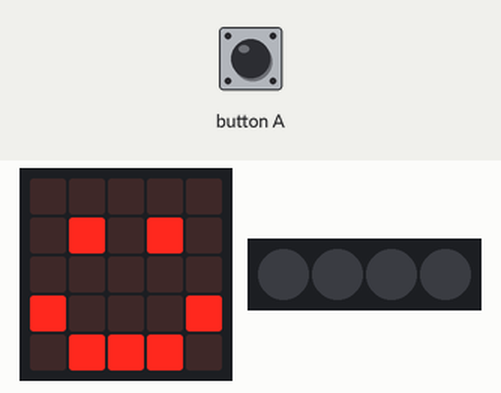
A program run on a simulated BBC micro:bit (MakeCode). Parts: the board's 5×5 LED display, 4 RGB LEDs in strip order, left to right. The test bench sets the inputs (shaded band). Dim RGB values are drawn brighter than linear.

Above: at 2.4 s.
2.5 s: button A pressed for 0.15 s
At 3.1 s:
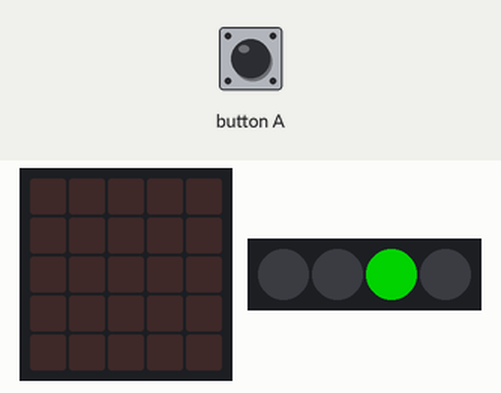
At 5.9 s:
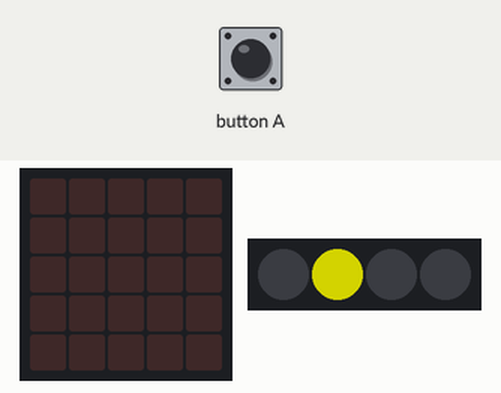
Timing chart, 0 to 8.2 s (numbered marks = the images above; inputs shaded):
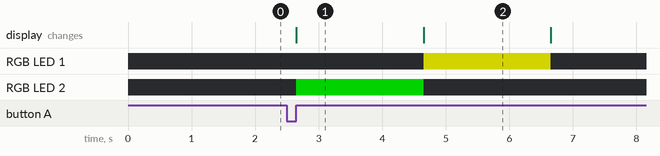

Measured:
- after the input at 2.5 s, RGB LED 1: off → RGB(127, 127, 0) after 2.2 s, → off 2.0 s later; RGB LED 2: off → RGB(0, 127, 0) after 0.15 s, → off 2.0 s later; the display: changes after 0.15 s (image 1)
- what the display in image 1 shows lasts 2.0 s, from 2.7 s to 4.7 s

The program:

main.ts
```typescript
// (licence header left out)
// variables
let neopixelStrip: neopixel.Strip = null

// setup
basic.clearScreen()
basic.showIcon(IconNames.Happy)

// neopixel cleanup
neopixelStrip = neopixel.create(DigitalPin.P16, 4, NeoPixelMode.RGB)
neopixelStrip.setPixelColor(0, neopixel.colors(NeoPixelColors.Black))
neopixelStrip.setPixelColor(1, neopixel.colors(NeoPixelColors.Black))
neopixelStrip.setPixelColor(2, neopixel.colors(NeoPixelColors.Black))
neopixelStrip.setPixelColor(3, neopixel.colors(NeoPixelColors.Black))
neopixelStrip.show()
basic.showIcon(IconNames.Happy)

// traffic light
input.onButtonPressed(Button.A, function (){
    basic.clearScreen()

    // green
    neopixelStrip.setPixelColor(2, NeoPixelColors.Green)
    neopixelStrip.show()
    basic.pause(2000)
    neopixelStrip.clear()

    // yellow
    neopixelStrip.setPixelColor(1, NeoPixelColors.Yellow)
    neopixelStrip.show()
    basic.pause(2000)
    neopixelStrip.clear()

    // red
    neopixelStrip.setPixelColor(0, NeoPixelColors.Red)
    neopixelStrip.show()
    basic.pause(2000)
    neopixelStrip.clear()
})
```
